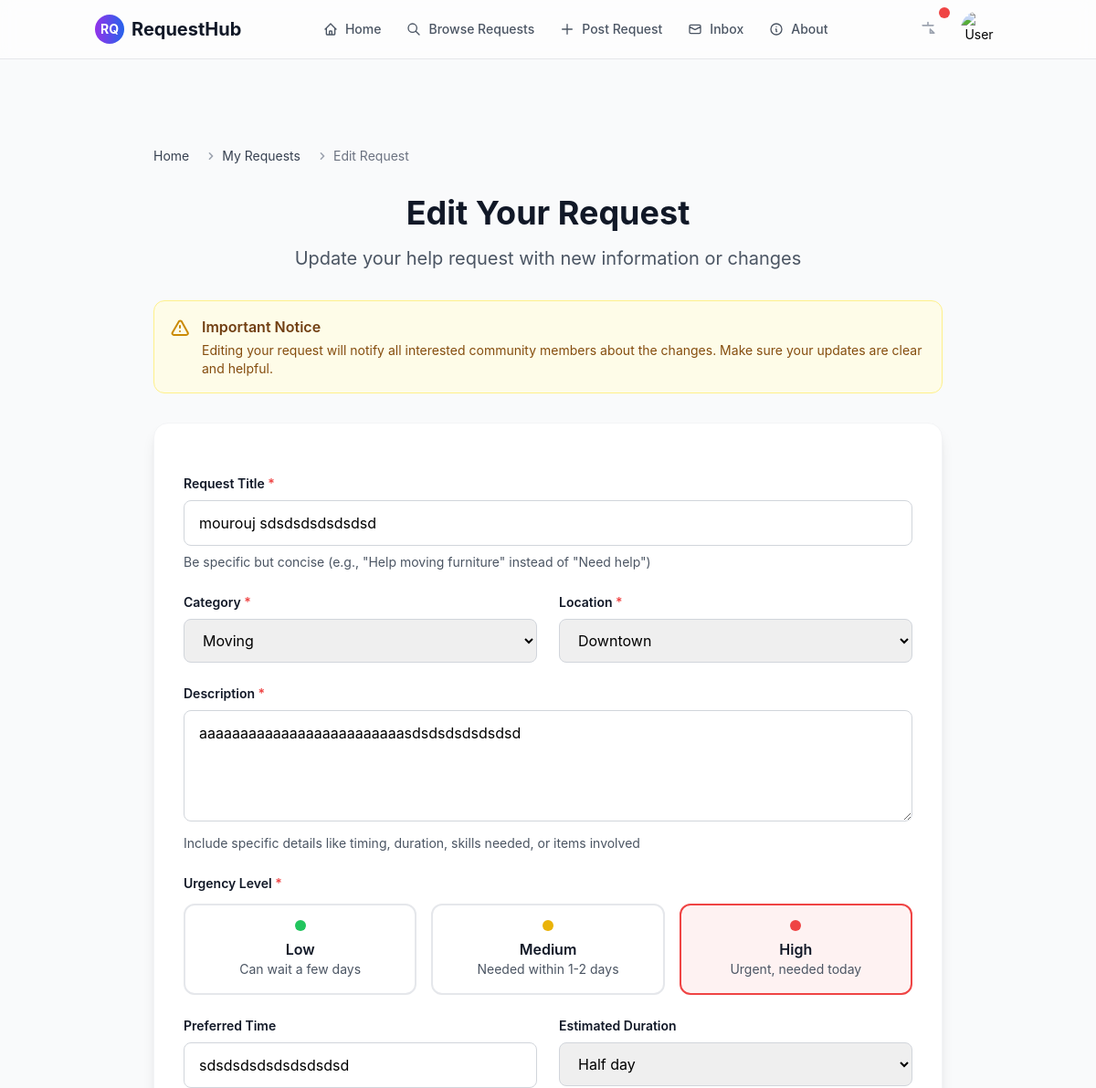
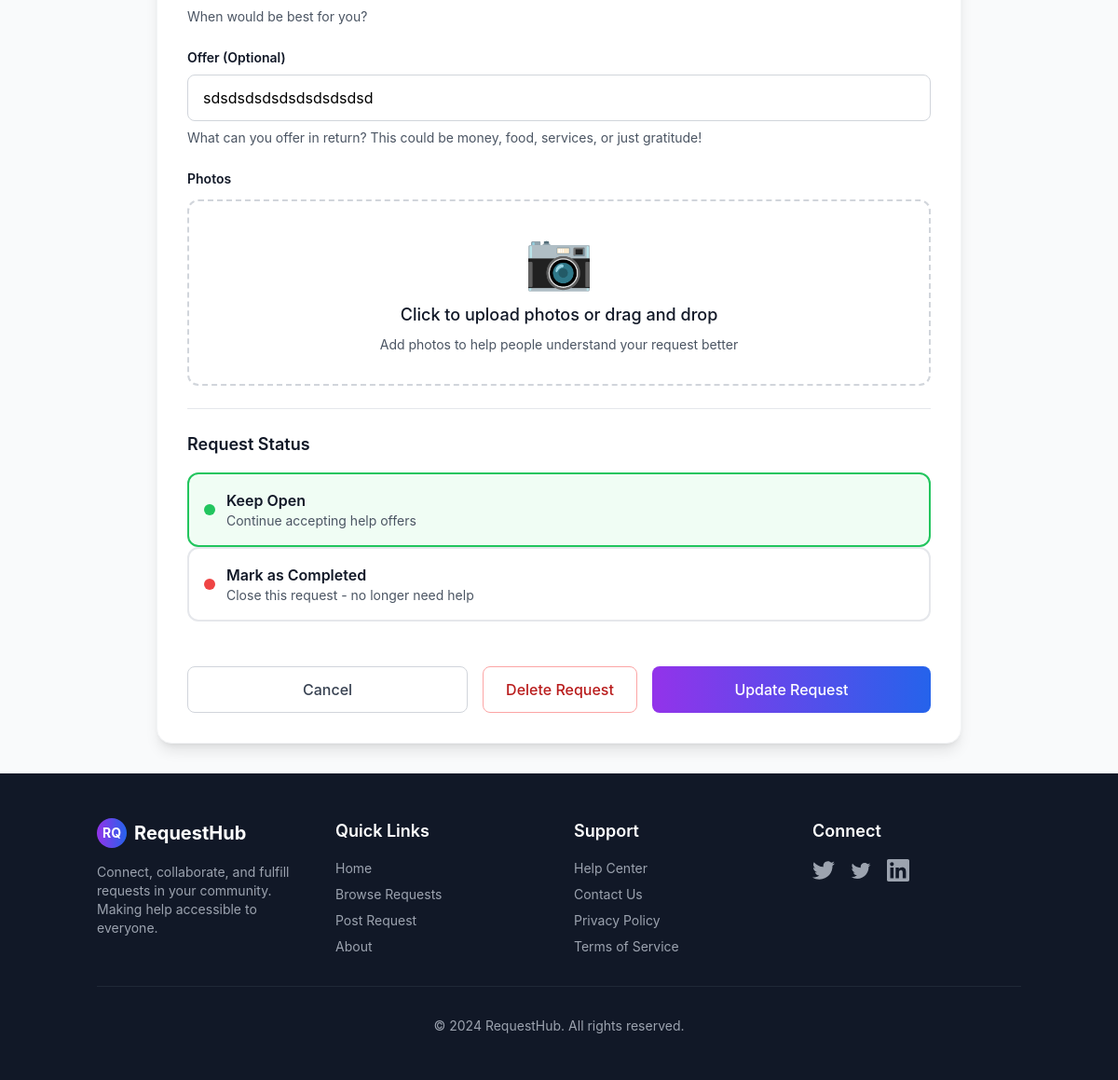
Screenshot of /edit/18 (signed in) with the database file from the repository (2 pictures, top to bottom).
### aid/models.py (models this page shows, shortened)
class Request(models.Model):
    STATUS_CHOICES = [
        ('open', 'Open'),
        ('in_progress', 'In Progress'),
        ('completed', 'Completed'),
        ('cancelled', 'Cancelled'),
    ]
    URGENCY_CHOICES = [
        ('low', 'Low'),
        ('medium', 'Medium'),
        ('high', 'High'),
    ]
    title = models.CharField(max_length=200)
    category = ForeignKey('Category', on_delete=models.CASCADE)
    location = ForeignKey('aid.Location', on_delete=models.CASCADE)
    description = models.TextField()
    urgency_level = models.CharField(max_length=50, choices=URGENCY_CHOICES, default='medium')
    preferred_time = models.CharField(max_length=50, blank=True, null=True)
    estimated_duration = models.CharField(max_length=50, blank=True, null=True)
    skills = models.CharField(max_length=50, blank=True, null=True)
    offer = models.TextField(blank=True, null=True)
    photo = models.URLField(blank=True, null=True)
    author = models.ForeignKey(settings.AUTH_USER_MODEL, on_delete=models.CASCADE)
    time_posted = models.DateTimeField(auto_now_add=True)
    status = models.CharField(max_length=20, choices=STATUS_CHOICES, default='open')

### aid/views.py (the view, shortened to what this page needs)
# urls.py: path('edit/<int:request_id>', edit_request, name='edit_request'),
@login_required
def edit_request(request, request_id):
    req = get_object_or_404(Request, id=request_id, author=request.user)
    categories = Category.objects.all()
    locations = Location.objects.all()
    context = {
        'request': req,
        'categories': categories,
        'locations': locations,
    }
    return render(request, 'aid/edit_request.html', context)

### aid/templates/aid/edit_request.html (shortened to what this page needs)
{% extends "aid/base.html" %}
{% load static %}
{% block content %}
<main class="py-8">
    <div class="container mx-auto px-4 max-w-4xl">
        <div class="mb-6">
            <nav class="flex mb-8 text-sm" aria-label="Breadcrumb">
                <ol class="inline-flex items-center space-x-1 md:space-x-3">
                    <li class="inline-flex items-center">
                        <a href="{% url 'aid:home' %}" class="text-gray-700 hover:text-purple-600 transition-colors">Home</a>
                    </li>
                    <li>
                        <div class="flex items-center">
                            <svg class="w-4 h-4 text-gray-400 mx-1" fill="currentColor" viewBox="0 0 20 20">
                                <path fill-rule="evenodd" d="M7.293 14.707a1 1 0 010-1.414L10.586 10 7.293 6.707a1 1 0 011.414-1.414l4 4a1 1 0 010 1.414l-4 4a1 1 0 01-1.414 0z" clip-rule="evenodd"></path>
                            </svg>
                            <a href="{% url 'aid:my_requests' %}" class="text-gray-700 hover:text-purple-600 transition-colors">My Requests</a>
                        </div>
                    </li>
                    <li>
                        <div class="flex items-center">
                            <svg class="w-4 h-4 text-gray-400 mx-1" fill="currentColor" viewBox="0 0 20 20">
                                <path fill-rule="evenodd" d="M7.293 14.707a1 1 0 010-1.414L10.586 10 7.293 6.707a1 1 0 011.414-1.414l4 4a1 1 0 010 1.414l-4 4a1 1 0 01-1.414 0z" clip-rule="evenodd"></path>
                            </svg>
                            <span class="text-gray-500">Edit Request</span>
                        </div>
                    </li>
                </ol>
            </nav>
        </div>
        <div class="text-center mb-8">
            <h1 class="text-3xl md:text-4xl font-bold text-gray-900 mb-4">Edit Your Request</h1>
            <p class="text-xl text-gray-600 max-w-2xl mx-auto">
                Update your help request with new information or changes
            </p>
        </div>
        <div class="bg-yellow-50 border border-yellow-200 rounded-xl p-4 mb-8">
            <div class="flex items-start">
                <div>
                    <h3 class="font-semibold text-yellow-900 mb-1">Important Notice</h3>
                    <p class="text-yellow-800 text-sm">Editing your request will notify all interested community members about the changes. Make sure your updates are clear and helpful.</p>
                </div>
            </div>
        </div>
        <div class="bg-white rounded-2xl shadow-lg border border-gray-100 p-8">
            <form id="edit-request-form" method="POST" enctype="multipart/form-data" class="space-y-6">
                <div class="space-y-2">
                    <label for="title" class="block text-sm font-semibold text-gray-900">
                        Request Title <span class="text-red-500">*</span>
                    </label>
                    <input type="text" id="title" name="title" maxlength="100" required value="{{ request.title }}"
                           class="w-full px-4 py-3 border border-gray-300 rounded-lg focus:ring-2 focus:ring-purple-500 focus:border-transparent transition-colors"
                           placeholder="Brief, clear title for your request">
                    <p class="text-sm text-gray-600">Be specific but concise (e.g., "Help moving furniture" instead of "Need help")</p>
                </div>
                <div class="grid grid-cols-1 md:grid-cols-2 gap-6">
                    <div class="space-y-2">
                        <label for="category" class="block text-sm font-semibold text-gray-900">
                            Category <span class="text-red-500">*</span>
                        </label>
                        <select id="category" name="category" required
                                class="w-full px-4 py-3 border border-gray-300 rounded-lg focus:ring-2 focus:ring-purple-500 focus:border-transparent transition-colors">
                            {% for category in categories %}
                                {%if category.name == request.category.name%}
                                    <option value="{{ category.id }}" selected>{{ category.name }}</option>
                                {%else%}<option value="{{ category.id }}">{{ category.name }}</option>
                                {%endif%}
                            {% endfor %}
                        </select>
                    </div>
                    <div class="space-y-2">
                        <label for="location" class="block text-sm font-semibold text-gray-900">
                            Location <span class="text-red-500">*</span>
                        </label>
                        <select id="location" name="location" required
                                class="w-full px-4 py-3 border border-gray-300 rounded-lg focus:ring-2 focus:ring-purple-500 focus:border-transparent transition-colors">
                            {% for location in locations %}
                                {%if location.name == request.location.name%}
                                    <option value="{{ location.id }}" selected>{{ location.name }}</option>
                                {%else%}<option value="{{ location.id }}">{{ location.name }}</option>
                                {%endif%}
                            {% endfor %}
                        </select>
                    </div>
                </div>
                <div class="space-y-2">
                    <label for="description" class="block text-sm font-semibold text-gray-900">
                        Description <span class="text-red-500">*</span>
                    </label>
                    <textarea id="description" name="description" rows="4" required
                              class="w-full px-4 py-3 border border-gray-300 rounded-lg focus:ring-2 focus:ring-purple-500 focus:border-transparent transition-colors resize-y"
                              placeholder="Describe what you need help with, when, and any important details...">{{ request.description }}</textarea>
                    <p class="text-sm text-gray-600">Include specific details like timing, duration, skills needed, or items involved</p>
                </div>
                <div class="space-y-3">
                    <label class="block text-sm font-semibold text-gray-900">
                        Urgency Level <span class="text-red-500">*</span>
                    </label>
                    <div class="grid grid-cols-1 md:grid-cols-3 gap-4">
                        <label class="relative">
                            <div class="p-4 border-2 border-gray-200 rounded-xl cursor-pointer transition-all peer-checked:border-green-500 peer-checked:bg-green-50 hover:border-green-300 no-auto-delete">
                                <div class="flex items-center justify-center mb-2">
                                    <div class="w-3 h-3 bg-green-500 rounded-full"></div>
                                </div>
                                <div class="text-center">
                                    <div class="font-semibold text-gray-900">Low</div>
                                    <div class="text-sm text-gray-600">Can wait a few days</div>
                                </div>
                            </div>
                        </label>
                        <label class="relative">
                            <div class="p-4 border-2 border-gray-200 rounded-xl cursor-pointer transition-all peer-checked:border-yellow-500 peer-checked:bg-yellow-50 hover:border-yellow-300 no-auto-delete">
                                <div class="flex items-center justify-center mb-2">
                                    <div class="w-3 h-3 bg-yellow-500 rounded-full"></div>
                                </div>
                                <div class="text-center">
                                    <div class="font-semibold text-gray-900">Medium</div>
                                    <div class="text-sm text-gray-600">Needed within 1-2 days</div>
                                </div>
                            </div>
                        </label>
                        <label class="relative">
                            <div class="p-4 border-2 border-gray-200 rounded-xl cursor-pointer transition-all peer-checked:border-red-500 peer-checked:bg-red-50 hover:border-red-300 no-auto-delete">
                                <div class="flex items-center justify-center mb-2">
                                    <div class="w-3 h-3 bg-red-500 rounded-full"></div>
                                </div>
                                <div class="text-center">
                                    <div class="font-semibold text-gray-900">High</div>
                                    <div class="text-sm text-gray-600">Urgent, needed today</div>
                                </div>
                            </div>
                        </label>
                    </div>
                </div>
                <div class="grid grid-cols-1 md:grid-cols-2 gap-6">
                    <div class="space-y-2">
                        <label for="preferred-time" class="block text-sm font-semibold text-gray-900">Preferred Time</label>
                        <input type="text" id="preferred-time" name="preferred-time" value="{{ request.preferred_time }}"
                               class="w-full px-4 py-3 border border-gray-300 rounded-lg focus:ring-2 focus:ring-purple-500 focus:border-transparent transition-colors"
                               placeholder="e.g., Weekday evenings, Saturday morning">
                        <p class="text-sm text-gray-600">When would be best for you?</p>
                    </div>
                    <div class="space-y-2">
                        <label for="duration" class="block text-sm font-semibold text-gray-900">Estimated Duration</label>
                        <select id="duration" name="duration"
                                class="w-full px-4 py-3 border border-gray-300 rounded-lg focus:ring-2 focus:ring-purple-500 focus:border-transparent transition-colors">
                            <option value="halfday" {% if request.estimated_duration == "halfday" %}selected{% endif %}>Half day</option>
                        </select>
                    </div>
                </div>
                <div class="space-y-2">
                    <label for="compensation" class="block text-sm font-semibold text-gray-900">Offer (Optional)</label>
                    <input type="text" id="compensation" name="compensation" value="{{ request.offer }}"
                           class="w-full px-4 py-3 border border-gray-300 rounded-lg focus:ring-2 focus:ring-purple-500 focus:border-transparent transition-colors"
                           placeholder="e.g., Home-baked cookies, $20, Trade for services">
                    <p class="text-sm text-gray-600">What can you offer in return? This could be money, food, services, or just gratitude!</p>
                </div>
                <div class="space-y-3">
                    <label class="block text-sm font-semibold text-gray-900">Photos</label>
                    <div class="photo-upload border-2 border-dashed border-gray-300 rounded-xl p-8 text-center hover:border-purple-400 transition-colors cursor-pointer" id="photo-upload">
                        <div class="text-6xl mb-4">📷</div>
                        <p class="text-lg font-medium text-gray-900 mb-2">
                            {% if request.photo %}Replace photo{% else %}Click to upload photos{% endif %} or drag and drop
                        </p>
                        <p class="text-sm text-gray-600">Add photos to help people understand your request better</p>
                    </div>
                </div>
                <div class="border-t border-gray-200 pt-6">
                    <h3 class="text-lg font-semibold text-gray-900 mb-4">Request Status</h3>
                    <div class="space-y-3">
                        <label class="relative">
                            <div class="p-4 border-2 border-gray-200 rounded-xl cursor-pointer transition-all peer-checked:border-green-500 peer-checked:bg-green-50 hover:border-green-300 flex items-center">
                                <div class="w-3 h-3 bg-green-500 rounded-full mr-3"></div>
                                <div>
                                    <div class="font-semibold text-gray-900">Keep Open</div>
                                    <div class="text-sm text-gray-600">Continue accepting help offers</div>
                                </div>
                            </div>
                        </label>
                        <label class="relative">
                            <div class="p-4 border-2 border-gray-200 rounded-xl cursor-pointer transition-all peer-checked:border-red-500 peer-checked:bg-red-50 hover:border-red-300 flex items-center">
                                <div class="w-3 h-3 bg-red-500 rounded-full mr-3"></div>
                                <div>
                                    <div class="font-semibold text-gray-900">Mark as Completed</div>
                                    <div class="text-sm text-gray-600">Close this request - no longer need help</div>
                                </div>
                            </div>
                        </label>
                    </div>
                </div>
                <div class="flex flex-col sm:flex-row gap-4 pt-6">
                    <a href="{% url 'aid:request_detail' request.id%}"
                       class="flex-1 px-6 py-3 border border-gray-300 text-gray-700 font-medium rounded-lg hover:bg-gray-50 transition-colors text-center">
                        Cancel
                    </a>
                    <button type="button" onclick="confirmDelete()"
                            class="px-6 py-3 border border-red-300 text-red-700 font-medium rounded-lg hover:bg-red-50 transition-colors">
                        Delete Request
                    </button>
                    <button type="submit"
                            class="flex-1 px-6 py-3 bg-gradient-to-r from-purple-600 to-blue-600 text-white font-medium rounded-lg hover:from-purple-700 hover:to-blue-700 btn-hover transition-all duration-300">
                        Update Request
                    </button>
                </div>
            </form>
        </div>
    </div>
</main>
{% endblock %}

### aid/templates/aid/base.html (style rules this page uses)
* { transition: background-color 0.2s ease, border-color 0.2s ease, color 0.2s ease; }

### rows the page displays
Request: title "mourouj sdsdsdsdsdsdsd", description "aaaaaaaaaaaaaaaaaaaaaaaaasdsdsdsdsdsdsd", preferred-time "sdsdsdsdsdsdsdsdsd", duration "Half day", compensation "sdsdsdsdsdsdsdsdsdsd"

### other values shown
form field category "Moving"
form field location "Downtown"
